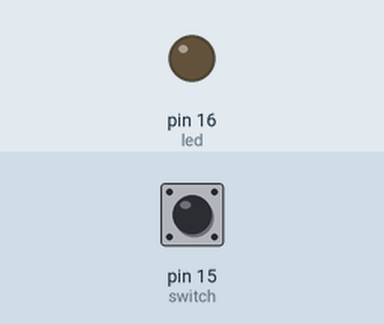
This program was run on a simulated MicroPython board. Parts: output pins drawn as LEDs (lit = HIGH). The test bench sets the inputs (shaded band); at power-on: pin 15 (switch) HIGH.

Above: at 1.2 s.
1.3 s: pin 15 (switch) pulled LOW for 0.15 s
At 1.7 s:
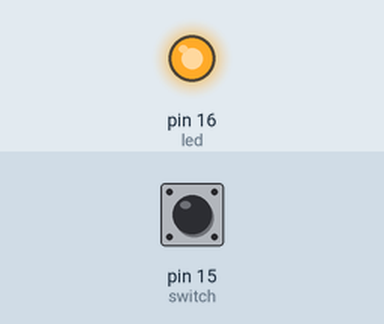
2.9 s: pin 15 (switch) pulled LOW for 1 s
At 4.1 s:
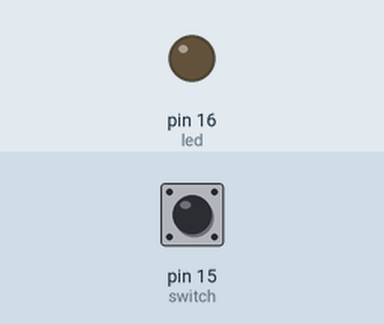
5.4 s: pin 15 (switch) pulled LOW for 3.2 s
At 6.1 s:
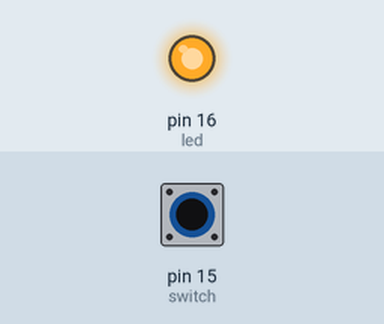
Timing chart, 0 to 8.4 s (numbered marks = the images above; inputs shaded):
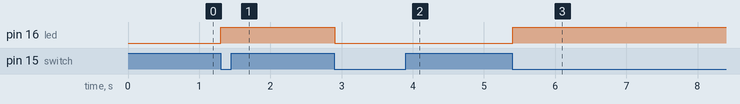

The program:

03-breadboard-switch.py
```python
from machine import Pin
from time import sleep_us

led = Pin( 16, Pin.OUT )
switch = Pin( 15, Pin.IN )
last = False
while True:
    new = not switch.value()
    if new and not last:
        led.value( not led.value() )
    last = new
    sleep_us( 50_000 )
```

Measured:
- after the input at 1.3 s, pin 16 (led): LOW → HIGH at once
- after the input at 2.9 s, pin 16 (led): HIGH → LOW at once
- after the input at 5.4 s, pin 16 (led): LOW → HIGH at once
